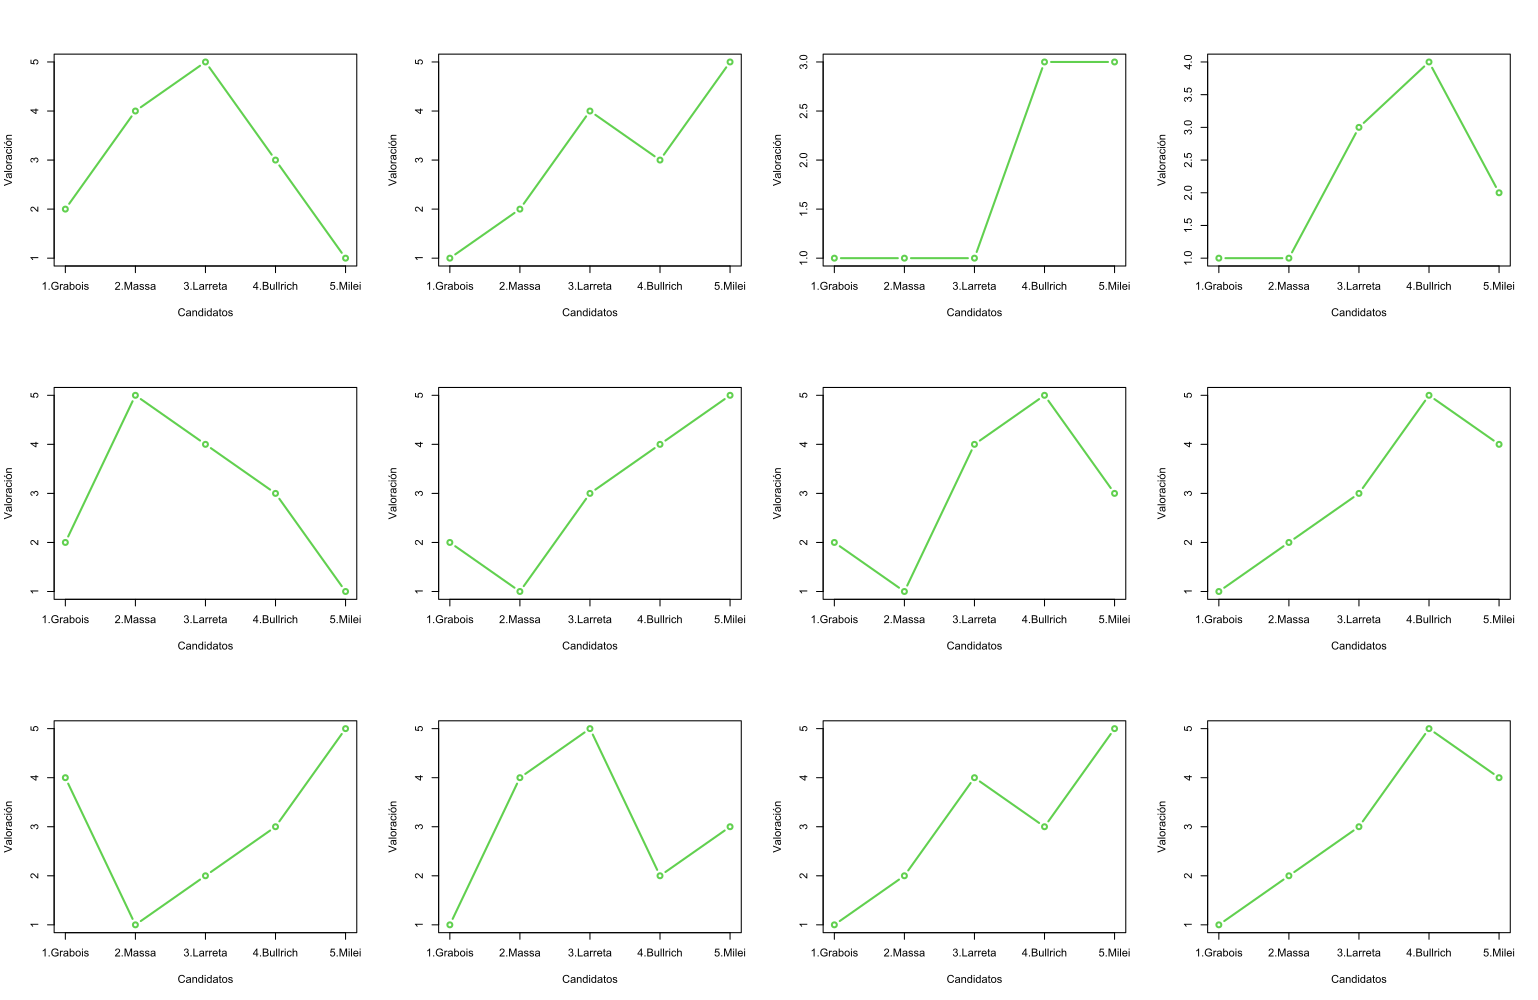

Write R code to recreate this figure.
library(openxlsx)
library(dplyr)

df<-read.xlsx('preferencias_p.xlsx')

# ------ selección y ordenamiento de columnas ------

df_red<-df[,2:6]
df_red<-df_red[,c(5,1,3,2,4)]

# ------ reemplazo valores y traspongo el df para poder graficar mejor ------

df_red1<-replace(df_red,df_red==1,5)
df_red2<-replace(df_red1,df_red==2,4)
df_red3<-replace(df_red2,df_red==3,3)
df_red4<-replace(df_red3,df_red==4,2)
df_red5<-replace(df_red4,df_red==5,1)
df_transpose <- data.frame(t(df_red5[]))

# ------ separo las columnas y creo una lista para cada una ------

listas<-lapply(df_transpose,as.list)

# ------ creo df nuevo para hacer gráfico de lineas con datos categóricos ------

datos<-data.frame(candidatos=as.factor(c('1.Grabois','2.Massa','3.Larreta','4.Bullrich','5.Milei')),
                  individuos=df_transpose)
head(datos)

# ------ gráfico ------

par(mfrow=c(3,4))
for(mi_lista in listas){
  plot(as.numeric(datos$candidatos),
       mi_lista,
       type = "b",col=3,lwd=2,
       ylab = "Valoración", 
       xlab = "Candidatos",
       xaxt = "n")
  axis(1, labels = as.character(datos$candidatos),
       at = as.numeric(datos$candidatos))
}

## ------ SANKEY PLOT (YA CON DATOS DE GENERALES) ------

library(networkD3)
library(htmlwidgets)
library(ggalluvial)

df<-read.xlsx('preferencias_g.xlsx')
df<-df %>% rename("generales"="¿Cuál.sería.su.intención.de.voto.en.las.elecciones.generales?",
                  "paso"="¿A.quién.votaste.en.las.PASO?")
df_red<-df[,c(7,11)]


ggplot(data = df_red,
       aes(axis1 = paso, axis2 = generales)) +
  geom_alluvium(aes(fill = paso),
                curve_type = "arctangent") +
  geom_stratum() +
  geom_text(stat = "stratum",
            aes(label = after_stat(stratum))) +
  scale_x_discrete(limits = c("Encuesta", "Respuesta"),
                   expand = c(0.15, 0.05)) +
  scale_fill_viridis_d() +
  theme_void() + 
  theme(legend.position = "none")
